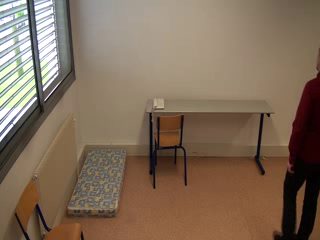
#> input picture frame 124 of vdo/office2_23.avi, 320 x 240 px, given in place of coffee_room_52.avi, which was not available
$ jupyter execute --allow-errors fall-detection.ipynb   (shell and % lines are left out)   (text cells are left out)
#> lines starting #> are read from the running program, lines starting #| are printed output that depends on the picture; pictures that were not available may be replaced by others from this repository, and a replacement may not be noted
[cell 1]
import sagemaker
import boto3

#> (the rest of this cell did not finish here and is left out)

[cell 2]
from sagemaker.predictor import RealTimePredictor
from sagemaker import ModelPackage

endpoint_name = 'gluoncv-object-detector'
content_type = 'image/jpeg'

model_package_arn='arn:aws:sagemaker:us-west-2:594846645681:model-package/gluoncv-yolo3-darknet531547760-bdf604d6d9c12bf6194b6ae534a638b2'

instance_type = 'ml.m4.xlarge'

#> (the rest of this cell did not finish here and is left out)

[cell 3]
def predict_wrapper(endpoint, session):
    return RealTimePredictor(endpoint, session,content_type)

#create a deployable model from the model package.
#> (the rest of this cell did not finish here and is left out)

[cell 4]
img_jpg = {'path':'./img/frame6.jpg'}

with open(img_jpg['path'], "rb") as image:
    img_jpg['byte_array'] = bytearray(image.read())

[cell 5]
endpoint_name = 'gluoncv-object-detector'
content_type = 'image/jpeg'

payload = img_jpg['byte_array']

#> (the rest of this cell did not finish here and is left out)

[cell 6]
import json
import matplotlib.pyplot as plt

def show_image(img, title='Sample'):
    rgb_img = cv2.cvtColor(img, cv2.COLOR_BGR2RGB)
    figure = plt.figure(figsize = (12,18))
    axis = figure.add_subplot(111)
    axis.imshow(rgb_img,interpolation='none')
    axis.set_title(title)
    plt.show()

#> (the rest of this cell did not finish here and is left out)

[cell 7]
model_data = 's3://sagemaker-us-west-2-*********/model.tar.gz'

[cell 8]
from sagemaker.predictor import RealTimePredictor
from sagemaker.pytorch import PyTorchModel

endpoint_name = 'fall-detector'

class FallPredictor(RealTimePredictor):
    def __init__(self, endpoint_name, sagemaker_session):
        super(FallPredictor, self).__init__(endpoint_name, sagemaker_session, content_type='image/png')

#> (the rest of this cell did not finish here and is left out)

[cell 9]
mhi_png = {'path':'./img/Home_29_164.png'}

with open(mhi_png['path'], "rb") as image:
    mhi_png['byte_array'] = bytearray(image.read())

[cell 10]
payload = mhi_png['byte_array']

endpoint_name = 'fall-detector'
content_type = 'image/png'

#> (the rest of this cell did not finish here and is left out)

#> (a cell that did not finish here is left out)

[cell 12]
mhi_png = {'path':'./img/Home_39_142.png'}

with open(mhi_png['path'], "rb") as image:
    mhi_png['byte_array'] = bytearray(image.read())

[cell 13]
payload = mhi_png['byte_array']

#> (the rest of this cell did not finish here and is left out)

[cell 14]
import os
import numpy as np
import json
import cv2

class MHIProcessor:
    '''
    Process MHI as inputs of Fall Detector mosel
    '''
    def __init__(self, dim=128):
        # initialize MHI params
#> further down, frame is the input picture: shape (240, 320, 3); mean B, G, R 90, 108.6, 128.7
#> `gray = cv2.cvtColor(frame, cv2.COLOR_BGR2GRAY)`:
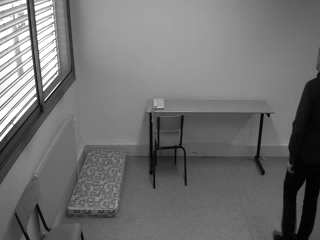
#> gray: shape (240, 320); min 0, max 255, mean 112.4
        self.index = 0
        self.dim = dim
        self.threshold = 0.1
        self.interval = 2
        self.duration = 40
        self.decay = 1 / self.duration

        #initialize frames
        self.mhi_zeros = np.zeros((dim, dim))


    def update(self, gray):
        self.index += 1
        if self.index == 1:
            self.prev_frame = cv2.resize(gray,(self.dim, self.dim),
                                         interpolation=cv2.INTER_AREA)
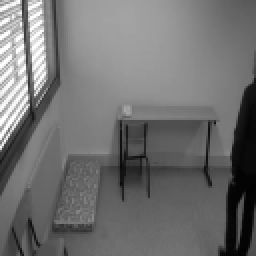
#> self.prev_frame: shape (128, 128) (shown 2 times larger); min 1, max 255, mean 112.4
            self.prev_mhi = self.mhi_zeros

        if self.index % self.interval == 0:
            frame = cv2.resize(gray,(self.dim, self.dim),
                                         interpolation=cv2.INTER_AREA)
            diff = cv2.absdiff(self.prev_frame, frame)
            binary = (diff >= (self.threshold * 255)).astype(np.uint8)
            mhi = binary + (binary == 0) * np.maximum(self.mhi_zeros,
                                                      (self.prev_mhi - self.decay))
            # update frames
            self.prev_frame = frame
            self.prev_mhi = mhi

            if self.index >= self.duration * self.interval:
                img = cv2.normalize(mhi, None, 0.0, 255.0, cv2.NORM_MINMAX)
                flag, encode_img = cv2.imencode('.png', img)
                if flag:
                    return bytearray(encode_img)

        return None

[cell 15]
def invoke_predict(client, endpoint_name, content_type, payload):
    response = client.invoke_endpoint(
            EndpointName=endpoint_name,
            ContentType=content_type,
            Body=payload)
    result = json.load(response['Body'])

    return result

[cell 16]
### VDO for inference testing provide in vdo folder

# vdo_path = 'vdo/office2_23.avi'
vdo_path = 'vdo/coffee_room_52.avi'

result_path = os.path.basename(vdo_path).replace('.avi', '.json')
result_path = f'result/{result_path}'

cap = cv2.VideoCapture(vdo_path)

print(int(cap.get(cv2.CAP_PROP_FRAME_COUNT)))
print(result_path)

[cell 17]

mhi_process = MHIProcessor()

results = []

#> (the rest of this cell did not finish here and is left out)

$ run again, starting later in the video
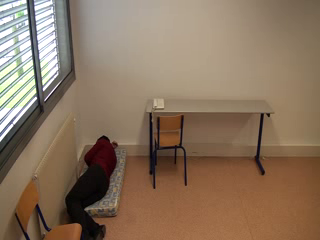
#> input picture frame 562 of vdo/office2_23.avi, 320 x 240 px, given in place of coffee_room_52.avi, which was not available
#> frame is the input picture: shape (240, 320, 3); mean B, G, R 95.2, 116, 138
#> `gray = cv2.cvtColor(frame, cv2.COLOR_BGR2GRAY)`:
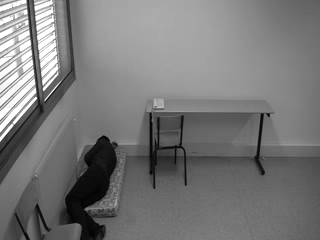
#> gray: shape (240, 320); min 1, max 255, mean 120.1
#> in update, `self.prev_frame = cv2.resize(gray,(self.dim, self.dim), interpolation=..`:
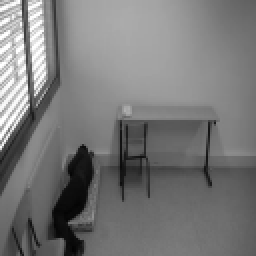
#> self.prev_frame: shape (128, 128) (shown 2 times larger); min 3, max 255, mean 120.1

$ run again, starting later in the video
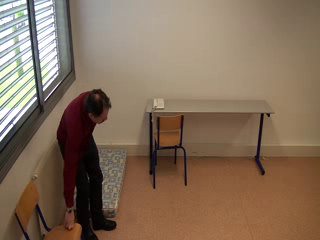
#> input picture frame 999 of vdo/office2_23.avi, 320 x 240 px, given in place of coffee_room_52.avi, which was not available
#> frame is the input picture: shape (240, 320, 3); mean B, G, R 90.9, 110.5, 132.1
#> `gray = cv2.cvtColor(frame, cv2.COLOR_BGR2GRAY)`:
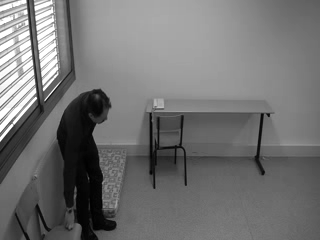
#> gray: shape (240, 320); min 0, max 255, mean 114.7
#> in update, `self.prev_frame = cv2.resize(gray,(self.dim, self.dim), interpolation=..`:
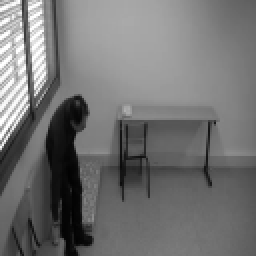
#> self.prev_frame: shape (128, 128) (shown 2 times larger); min 1, max 255, mean 114.7
